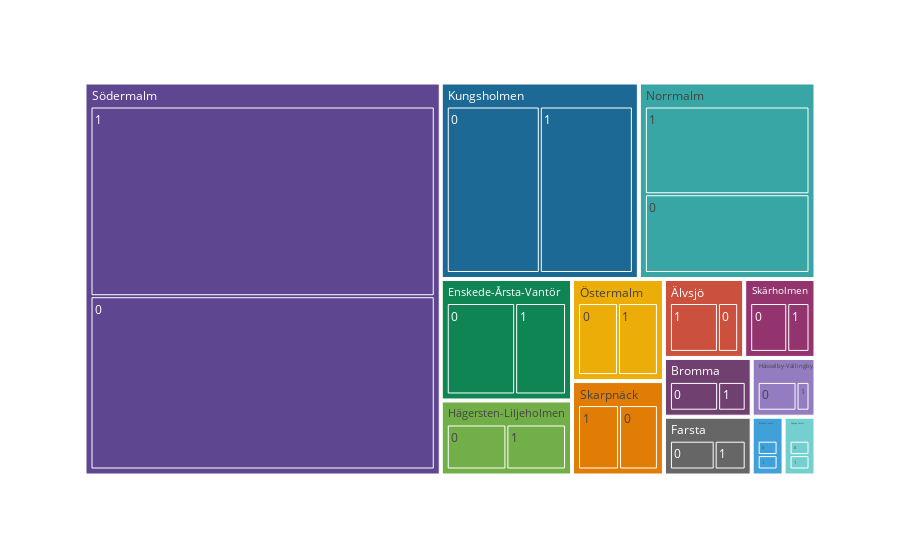

Here is the notebook cell this chart was saved with:
### Code cell
# Define a custom color mapping function
def get_tile_color(tile_path):
    # Get the name of the neighbourhood and the dominant topic from the tile path
    neighbourhood, dominant_topic = tile_path[-2:]

    # Assign a specific color to each combination of neighbourhood and dominant topic
    if dominant_topic == 'topic 0' and neighbourhood == 'Neighbourhood 1':
        return 'red'
    elif dominant_topic == 'topic 1' and neighbourhood == 'Neighbourhood 2':
        return 'green'
    else:
        # Use the default color scale for all other tiles
        return None

# Create the treemap with the custom color mapping function
fig = px.treemap(
    numnber_topic_by_neighbourhood,
    path=['neighbourhood', 'dominant_topic'],
    values='number_of_reviews',
    color_discrete_sequence=PALETTE,
    color_continuous_midpoint=np.average(numnber_topic_by_neighbourhood['number_of_reviews']),
)

# Apply the custom color mapping function to each tile
fig.data[0].marker.colors = [get_tile_color(tile_path) for tile_path in fig.data[0].ids]

# Show the figure
fig.show()

### Figure 1 — Plotly figure (JSON) as saved in the notebook; plotly's stock layout.template omitted (floating-point values rounded to 4 significant figures)
{"data": [{"branchvalues": "total", "domain": {"x": [0, 1], "y": [0, 1]}, "hovertemplate": "labels=%{label}<br>number_of_reviews=%{value}<br>parent=%{parent}<br>id=%{id}<extra></extra>", "ids": ["Bromma/0", "Enskede-Årsta-Vantör/0", "Farsta/0", "Hägersten-Liljeholmen/0", "Hässelby-Vällingby/0", "Kungsholmen/0", "Norrmalm/0", "Rinkeby-Tensta/0", "Skarpnäck/0", "Skärholmen/0", "Spånga-Tensta/0", "Södermalm/0", "Älvsjö/0", "Östermalm/0", "Bromma/1", "Enskede-Årsta-Vantör/1", "Farsta/1", "Hägersten-Liljeholmen/1", "Hässelby-Vällingby/1", "Kungsholmen/1", "Norrmalm/1", "Rinkeby-Tensta/1", "Skarpnäck/1", "Skärholmen/1", "Spånga-Tensta/1", "Södermalm/1", "Älvsjö/1", "Östermalm/1", "Bromma", "Enskede-Årsta-Vantör", "Farsta", "Hägersten-Liljeholmen", "Hässelby-Vällingby", "Kungsholmen", "Norrmalm", "Rinkeby-Tensta", "Skarpnäck", "Skärholmen", "Spånga-Tensta", "Södermalm", "Älvsjö", "Östermalm"], "labels": ["0", "0", "0", "0", "0", "0", "0", "0", "0", "0", "0", "0", "0", "0", "1", "1", "1", "1", "1", "1", "1", "1", "1", "1", "1", "1", "1", "1", "Bromma", "Enskede-Årsta-Vantör", "Farsta", "Hägersten-Liljeholmen", "Hässelby-Vällingby", "Kungsholmen", "Norrmalm", "Rinkeby-Tensta", "Skarpnäck", "Skärholmen", "Spånga-Tensta", "Södermalm", "Älvsjö", "Östermalm"], "marker": {"colors": [null, null, null, null, null, null, null, null, null, null, null, null, null, null, null, null, null, null, null, null, null, null, null, null, null, null, null, null, null, null, null, null, null, null, null, null, null, null, null, null, null, null]}, "name": "", "parents": ["Bromma", "Enskede-Årsta-Vantör", "Farsta", "Hägersten-Liljeholmen", "Hässelby-Vällingby", "Kungsholmen", "Norrmalm", "Rinkeby-Tensta", "Skarpnäck", "Skärholmen", "Spånga-Tensta", "Södermalm", "Älvsjö", "Östermalm", "Bromma", "Enskede-Årsta-Vantör", "Farsta", "Hägersten-Liljeholmen", "Hässelby-Vällingby", "Kungsholmen", "Norrmalm", "Rinkeby-Tensta", "Skarpnäck", "Skärholmen", "Spånga-Tensta", "Södermalm", "Älvsjö", "Östermalm", "", "", "", "", "", "", "", "", "", "", "", "", "", ""], "type": "treemap", "values": [14, 39, 13, 21, 12, 83, 70, 4, 18, 15, 4, 285, 8, 20, 8, 29, 9, 21, 4, 83, 78, 4, 19, 9, 4, 312, 19, 20, 22, 68, 22, 42, 16, 166, 148, 8, 37, 24, 8, 597, 27, 40]}], "layout": {"legend": {"tracegroupgap": 0}, "margin": {"t": 60}, "treemapcolorway": ["rgb(95, 70, 144)", "rgb(29, 105, 150)", "rgb(56, 166, 165)", "rgb(15, 133, 84)", "rgb(115, 175, 72)", "rgb(237, 173, 8)", "rgb(225, 124, 5)", "rgb(204, 80, 62)", "rgb(148, 52, 110)", "rgb(111, 64, 112)", "rgb(102, 102, 102)"]}}
